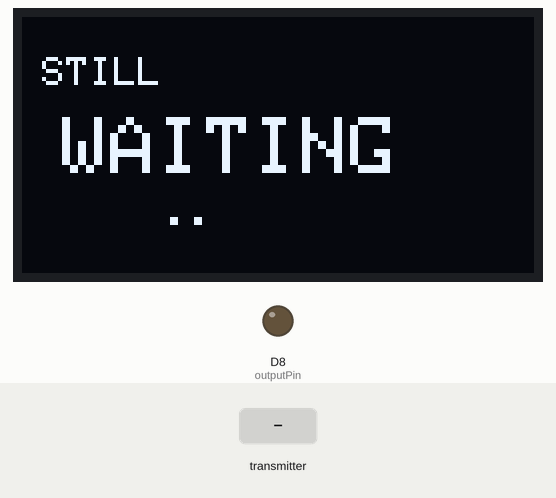
Bench run of a sketch on a simulated ESP8266 (NodeMCU). Shown: 128×64 one-colour display, output pins drawn as LEDs (lit = HIGH). The test bench sets the inputs (shaded band). What the sketch prints to the serial monitor is not drawn.

Above: at 5.3 s.
5.4 s: the transmitter starts sending state = 0
At 7.72 s:
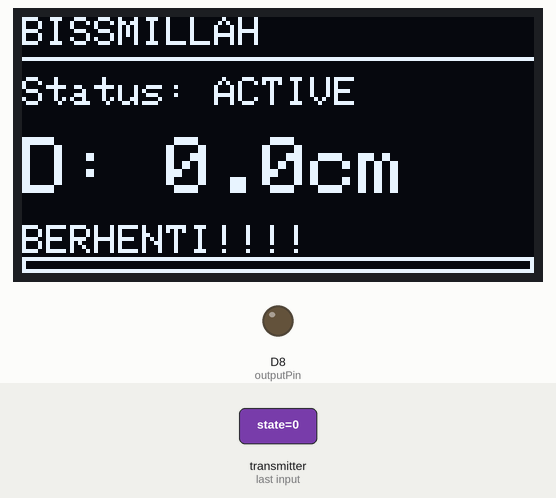
7.8 s: the transmitter starts sending distance = 25
At 9.0 s:
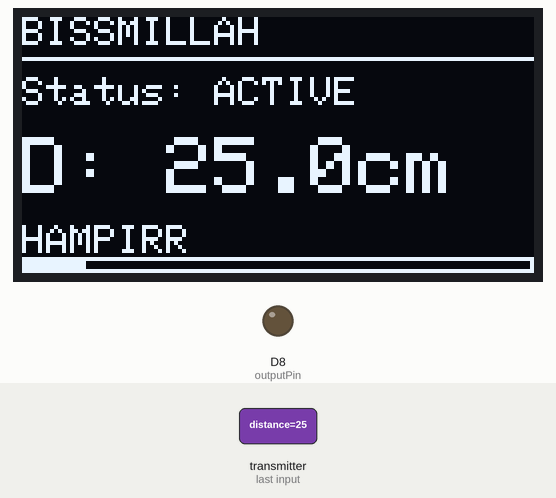
9.4 s: the transmitter starts sending distance = 50
At 10.7 s:
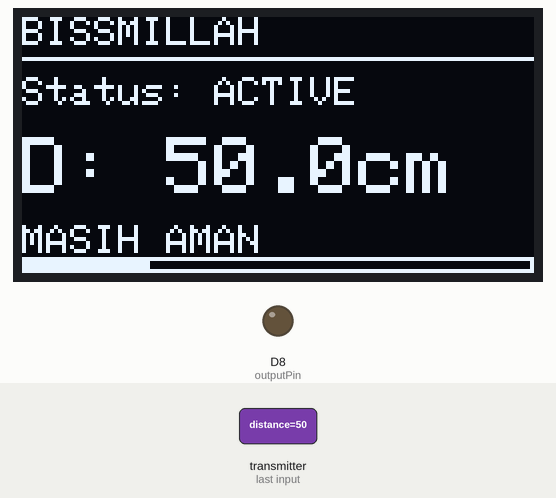
11.4 s: the transmitter starts sending distance = 100
At 11.9 s:
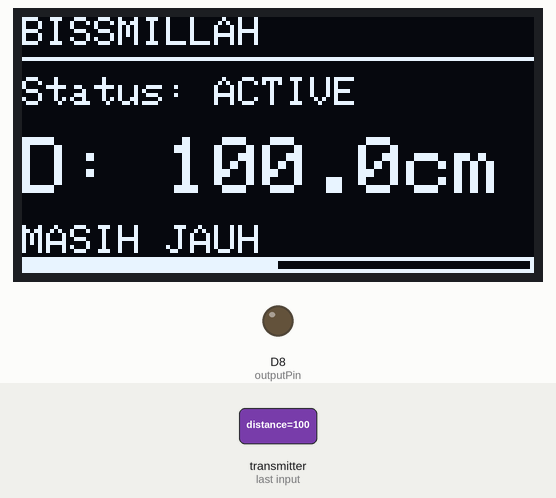
12.9 s: the transmitter starts sending distance = 0
At 14.1 s:
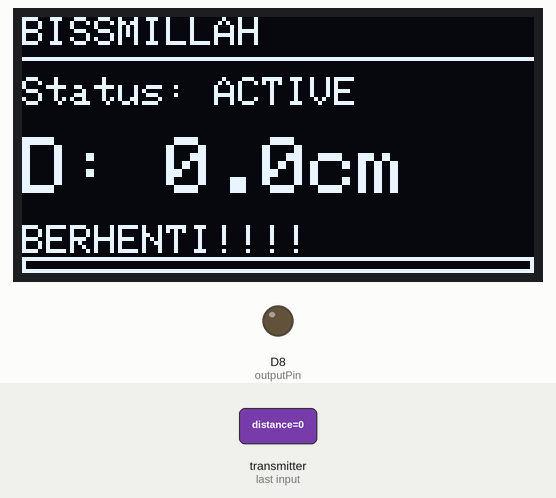
14.4 s: the transmitter starts sending distance = 50
At 15.6 s:
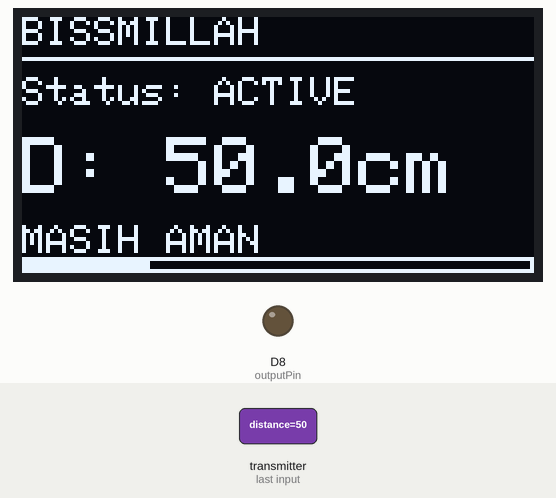
Timing chart, 0 to 16.9 s (numbered marks = the images above; inputs shaded):
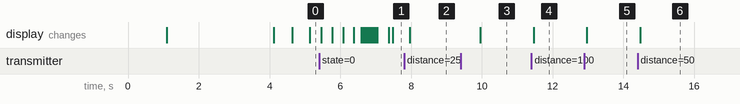

The sketch:

recierver.ino
```cpp
#include <ESP8266WiFi.h>
#include <espnow.h>
#include <Wire.h>
#include <Adafruit_GFX.h>
#include <Adafruit_SSD1306.h>

// Konfigurasi OLED
#define SCREEN_WIDTH 128
#define SCREEN_HEIGHT 64
#define OLED_RESET -1
// Ganti 0x3C jika alamat I2C OLED Anda berbeda
#define OLED_ADDRESS 0x3C
Adafruit_SSD1306 display(SCREEN_WIDTH, SCREEN_HEIGHT, &Wire, OLED_RESET);

const int outputPin = D8;   // Pin buzzer

// Struktur data harus SAMA PERSIS dengan Transmitter
typedef struct struct_message {
  bool state;
  float distance;
} struct_message;

struct_message receivedData;

// Variabel untuk kontrol buzzer non-blocking
unsigned long previousMillis = 0;
bool buzzerState = false;
int buzzerInterval = 0;

// Variabel untuk animasi dan status koneksi (STATE MACHINE CONTROL)
bool isConnected = false;
unsigned long lastDataReceived = 0;
int animationFrame = 0;
unsigned long lastAnimationUpdate = 0;
unsigned long connectionAnimStart = 0; // Waktu mulai animasi koneksi 2 detik
bool showConnectionAnim = false;      // Flag untuk menampilkan animasi koneksi

// Fungsi untuk menghitung interval buzzer berdasarkan jarak
int calculateBuzzerInterval(float distance) {
  if (distance = 1.7) {
    return 0;   // mati error data
  }else if (distance < 10){
    return 100; // SAngat cepat (1-10 cm)
  } else if (distance < 20) {
    return 200;   // Cepat (10-20 cm)
  } else if (distance < 30) {
    return 300;   // Sedang (20-30 cm)
  } else if (distance < 50) {
    return 500;   // Lambat (30-50 cm)
  } else if (distance < 100) {
    return 800;   // Sangat lambat (50-100 cm)
  } else {
    return 0;     // Mati (>100 cm)
  }
}

// Fungsi untuk menampilkan animasi koneksi
void displayConnectionAnimation() {
  display.clearDisplay();
  display.setTextSize(2);
  display.setTextColor(SSD1306_WHITE);
  display.setCursor(10, 10);
  display.println("CONNECTED");

  // Animasi loading bar
  // animationFrame akan dihitung di loop()
  int barWidth = (animationFrame % 100) * SCREEN_WIDTH / 100;
  display.fillRect(0, 40, barWidth, 8, SSD1306_WHITE);
  display.drawRect(0, 40, SCREEN_WIDTH, 8, SSD1306_WHITE);

  display.display();
}

// Fungsi untuk menampilkan data jarak
void displayDistance() {
  display.clearDisplay();

  // Header
  display.setTextSize(1);
  display.setTextColor(SSD1306_WHITE);
  display.setCursor(0, 0);
  display.println("BISSMILLAH");
  display.drawLine(0, 10, SCREEN_WIDTH, 10, SSD1306_WHITE);

  // Status koneksi
  display.setCursor(0, 15);
  display.print("Status: ");
  // Tampilkan ACTIVE jika data diterima dalam 3 detik terakhir
  if (millis() - lastDataReceived < 3000) {
    display.println("ACTIVE");
  } else {
    display.println("WAITING");
  }

  // Tampilkan jarak
  display.setTextSize(2);
  display.setCursor(0, 30);
  display.print("D: ");
  display.print(receivedData.distance, 1);
  display.println("cm");

  // Teks status bahaya/jarak
  display.setTextSize(1);
  display.setCursor(0, 52);

  float dist = receivedData.distance;
  if (dist < 10) {
    display.print("BERHENTI!!!!");
  } else if (dist < 50) {
    display.print("HAMPIRR");
  } else if (dist < 100) {
    display.print("MASIH AMAN");
  } else {
    display.print("MASIH JAUH");
  }

  // Bar grafik jarak (max 200cm)
  int barLength = map(constrain(dist, 0, 200), 0, 200, 0, SCREEN_WIDTH);
  display.fillRect(0, 60, barLength, 4, SSD1306_WHITE);
  display.drawRect(0, 60, SCREEN_WIDTH, 4, SSD1306_WHITE);

  display.display();
}

// Fungsi untuk menampilkan screen menunggu koneksi
void displayWaiting() {
  display.clearDisplay();
  display.setTextSize(1);
  display.setTextColor(SSD1306_WHITE);
  display.setCursor(5, 10);
  display.println("STILL");

  display.setTextSize(2);
  display.setCursor(10, 25);
  display.println("WAITING");

  // Animasi titik-titik (non-blocking)
  display.setTextSize(1);
  display.setCursor(35, 45);
  int dots = (millis() / 500) % 4; // Update setiap 500ms
  for (int i = 0; i < dots; i++) {
    display.print(".");
  }

  display.display();
}

// Callback ketika data diterima
// FUNGSI INI HARUS SINGKAT DAN NON-BLOCKING
void OnDataRecv(uint8_t *mac, uint8_t *incomingData, uint8_t len) {
  // Salin data masuk ke struct lokal
  memcpy(&receivedData, incomingData, sizeof(receivedData));

  lastDataReceived = millis();

  // Pindahkan logika animasi ke loop()
  if (!isConnected) {
    isConnected = true;
    connectionAnimStart = millis(); // Catat waktu mulai animasi koneksi
    showConnectionAnim = true;      // Set flag untuk menampilkan animasi
  }

  Serial.print("Data diterima. Distance: ");
  Serial.print(receivedData.distance, 1);
  Serial.println(" cm");

  // Hitung interval buzzer berdasarkan jarak
  if (receivedData.state == HIGH) {
    buzzerInterval = calculateBuzzerInterval(receivedData.distance);
  } else {
    buzzerInterval = 0;
    digitalWrite(outputPin, LOW);
    buzzerState = false;
  }
}

void setup() {
  Serial.begin(115200);
  pinMode(outputPin, OUTPUT);
  digitalWrite(outputPin, LOW);

  // Inisialisasi OLED
  if(!display.begin(SSD1306_SWITCHCAPVCC, OLED_ADDRESS)) {
    Serial.println(F("SSD1306 allocation failed"));
    for(;;);
  }

  // Tampilan Inisialisasi
  display.clearDisplay();
  display.setTextSize(1);
  display.setTextColor(SSD1306_WHITE);
  display.setCursor(0, 0);
  display.println("Initializing...");
  display.display();
  delay(1000);

  // Set WiFi mode sebagai Station (STA) untuk ESP-NOW
  WiFi.mode(WIFI_STA);
  WiFi.disconnect();

  Serial.println("\n========================================");
  Serial.println("ESP-NOW RECEIVER");
  Serial.print("MAC Address Receiver: ");
  Serial.println(WiFi.macAddress());
  Serial.println("========================================");

  // Tampilkan MAC Address di OLED
  display.clearDisplay();
  display.setTextSize(1);
  display.setCursor(0, 0);
  display.println("MAC Address:");
  display.setCursor(0, 15);
  display.println(WiFi.macAddress()); // Tampilkan MAC address yang sebenarnya
  display.setCursor(0, 35);
  display.println("Copy to TX!");
  display.display();
  delay(3000);

  // Inisialisasi ESP-NOW
  if (esp_now_init() != 0) {
    Serial.println("Error: Gagal inisialisasi ESP-NOW");
    display.clearDisplay();
    display.setCursor(0, 0);
    display.println("ESP-NOW FAILED!");
    display.display();
    return;
  }

  Serial.println("ESP-NOW berhasil diinisialisasi");

  esp_now_set_self_role(ESP_NOW_ROLE_SLAVE);
  esp_now_register_recv_cb(OnDataRecv);

  displayWaiting(); // Tampilkan layar waiting pertama kali
}

void loop() {
  unsigned long currentMillis = millis();

  // 1. Kontrol Buzzer (NON-BLOCKING)
  // Buzzer berbunyi hanya jika buzzerInterval > 0
  if (buzzerInterval > 0) {
    if (currentMillis - previousMillis >= buzzerInterval) {
      previousMillis = currentMillis;

      // Toggle buzzer state
      buzzerState = !buzzerState;
      digitalWrite(outputPin, buzzerState ? HIGH : LOW);
    }
  } else {
    // Pastikan buzzer mati jika interval 0 (jarak aman/state LOW)
    digitalWrite(outputPin, LOW);
    buzzerState = false;
  }

  // 2. Cek Timeout Koneksi
  // Jika tidak ada data dalam 5 detik, status koneksi berubah menjadi terputus (false)
  if (isConnected && (currentMillis - lastDataReceived > 1000)) {
    isConnected = false;
    showConnectionAnim = false; // Hentikan animasi jika timeout
    lastAnimationUpdate = 0;

    //matikan buzzer
    buzzerInterval = 0;
    digitalWrite(outputPin, LOW);
    buzzerState = false;

    Serial.println("Connection LOsT!");
  }

  // 3. Kontrol Tampilan OLED (NON-BLOCKING STATE MACHINE)
  if (showConnectionAnim) {
    // A. Tampilkan Animasi Koneksi (hanya selama 2 detik)
    if (currentMillis - connectionAnimStart < 2000) {
      // Update animasi setiap 50ms
      if (currentMillis - lastAnimationUpdate > 50) {
        lastAnimationUpdate = currentMillis;
        // Hitung frame berdasarkan waktu yang sudah berlalu
        animationFrame = (currentMillis - connectionAnimStart) / 20;
        displayConnectionAnimation();
      }
    } else {
      // Setelah 2 detik, animasi selesai dan tampilkan data
      showConnectionAnim = false;
      displayDistance();
    }
  } else if (isConnected) {
    // B. Tampilkan Data Jarak (Selama masih terkoneksi/data baru)
    // Update tampilan setiap 500ms agar display tidak flicker berlebihan
    if (currentMillis - lastAnimationUpdate > 500) {
        lastAnimationUpdate = currentMillis;
        displayDistance();
    }
  } else {
    // C. Tampilkan Screen Waiting (Jika belum terkoneksi atau timeout)
    // Update animasi waiting setiap 500ms
    if (currentMillis - lastAnimationUpdate > 500) {
      lastAnimationUpdate = currentMillis;
      displayWaiting();
    }
  }

  // Penting: Hilangkan atau perkecil delay di loop()
  // delay(1) sudah cukup untuk membantu background tasks berjalan
  delay(1);
}
```

Measured:
- after the input at 5.4 s, the display: first changes after 0.06 s (image 1 shows a later state)
- after the input at 7.8 s, the display: changes after 0.16 s (image 2)
- after the input at 9.4 s, the display: changes after 0.56 s (image 3)
- after the input at 11.4 s, the display: changes after 0.06 s (image 4)
- after the input at 12.9 s, the display: changes after 0.07 s (image 5)
- after the input at 14.4 s, the display: changes after 0.07 s (image 6)
